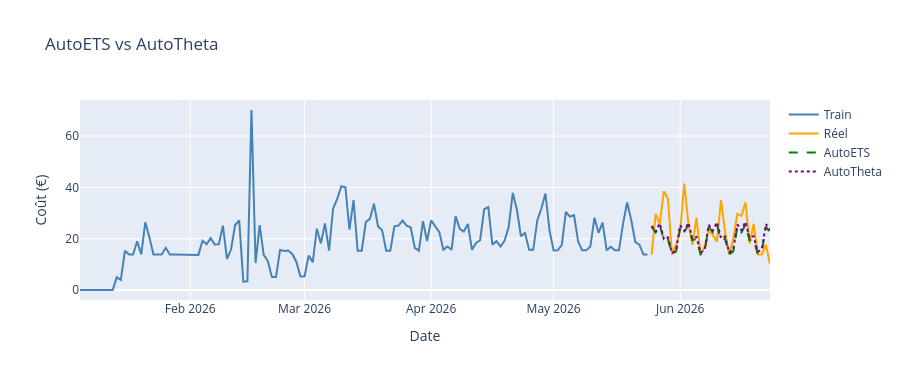

Write notebook code for a chart like this one.
### Markdown cell above
---
## Modèle 2 — AutoETS + AutoTheta  *(Nixtla StatsForecast)*

- **AutoETS** : sélection automatique des composantes Erreur/Tendance/Saisonnalité.
- **AutoTheta** : variante de la méthode Theta, efficace sur séries courtes.

### Code cell
from statsforecast.models import AutoETS, AutoTheta

sf_ets = StatsForecast(
    models=[AutoETS(season_length=7), AutoTheta(season_length=7)],
    freq='D',
    n_jobs=-1,
    verbose=False
)
sf_ets.fit(train_sf)
fc_ets = sf_ets.predict(h=HORIZON)

y_pred_ets   = fc_ets['AutoETS'].values
y_pred_theta = fc_ets['AutoTheta'].values

for name, pred in [('AutoETS', y_pred_ets), ('AutoTheta', y_pred_theta)]:
    m = compute_metrics(y_test, pred, name)
    results.append(m)
    forecasts_all[name] = pred
    print(f"  {name:<12} — MAE={m['MAE']:.2f}€  RMSE={m['RMSE']:.2f}€  MAPE={m['MAPE (%)']:.1f}%  R²={m['R²']:.4f}")

fig = go.Figure()
fig.add_trace(go.Scatter(x=train['ds'], y=train['y'], mode='lines', name='Train', line=dict(color='steelblue')))
fig.add_trace(go.Scatter(x=test['ds'],  y=test['y'],  mode='lines', name='Réel',  line=dict(color='orange')))
fig.add_trace(go.Scatter(x=test['ds'],  y=y_pred_ets,   mode='lines', name='AutoETS',   line=dict(color='green',  dash='dash')))
fig.add_trace(go.Scatter(x=test['ds'],  y=y_pred_theta, mode='lines', name='AutoTheta', line=dict(color='purple', dash='dot')))
fig.update_layout(title='AutoETS vs AutoTheta', xaxis_title='Date', yaxis_title='Coût (€)', height=380)
fig.show()

### Figure 1 — Plotly figure (JSON) as saved in the notebook; plotly's stock layout.template omitted (floating-point values rounded to 4 significant figures; data arrays with more than 128 entries replaced by an {"elided": "..."} marker saying what was removed)
{"data": [{"line": {"color": "steelblue"}, "mode": "lines", "name": "Train", "type": "scatter", "x": {"elided": "140 str values"}, "y": {"elided": "140 float values"}}, {"line": {"color": "orange"}, "mode": "lines", "name": "Réel", "type": "scatter", "x": ["2026-05-25T00:00:00", "2026-05-26T00:00:00", "2026-05-27T00:00:00", "2026-05-28T00:00:00", "2026-05-29T00:00:00", "2026-05-30T00:00:00", "2026-05-31T00:00:00", "2026-06-01T00:00:00", "2026-06-02T00:00:00", "2026-06-03T00:00:00", "2026-06-04T00:00:00", "2026-06-05T00:00:00", "2026-06-06T00:00:00", "2026-06-07T00:00:00", "2026-06-08T00:00:00", "2026-06-09T00:00:00", "2026-06-10T00:00:00", "2026-06-11T00:00:00", "2026-06-12T00:00:00", "2026-06-13T00:00:00", "2026-06-14T00:00:00", "2026-06-15T00:00:00", "2026-06-16T00:00:00", "2026-06-17T00:00:00", "2026-06-18T00:00:00", "2026-06-19T00:00:00", "2026-06-20T00:00:00", "2026-06-21T00:00:00", "2026-06-22T00:00:00", "2026-06-23T00:00:00"], "y": [13.79, 29.55, 25.65, 38.47, 35.59, 13.79, 17.72, 22.88, 41.51, 26.05, 17.62, 28.11, 13.86, 16.96, 23.17, 21.49, 18.8, 35.02, 22.57, 13.86, 19.85, 29.74, 28.91, 34.2, 18.13, 25.8, 13.86, 13.86, 17.6, 9.98]}, {"line": {"color": "green", "dash": "dash"}, "mode": "lines", "name": "AutoETS", "type": "scatter", "x": ["2026-05-25T00:00:00", "2026-05-26T00:00:00", "2026-05-27T00:00:00", "2026-05-28T00:00:00", "2026-05-29T00:00:00", "2026-05-30T00:00:00", "2026-05-31T00:00:00", "2026-06-01T00:00:00", "2026-06-02T00:00:00", "2026-06-03T00:00:00", "2026-06-04T00:00:00", "2026-06-05T00:00:00", "2026-06-06T00:00:00", "2026-06-07T00:00:00", "2026-06-08T00:00:00", "2026-06-09T00:00:00", "2026-06-10T00:00:00", "2026-06-11T00:00:00", "2026-06-12T00:00:00", "2026-06-13T00:00:00", "2026-06-14T00:00:00", "2026-06-15T00:00:00", "2026-06-16T00:00:00", "2026-06-17T00:00:00", "2026-06-18T00:00:00", "2026-06-19T00:00:00", "2026-06-20T00:00:00", "2026-06-21T00:00:00", "2026-06-22T00:00:00", "2026-06-23T00:00:00"], "y": [24.67, 22.45, 25.46, 19.42, 19.92, 13.93, 15.05, 24.67, 22.45, 25.46, 19.42, 19.92, 13.93, 15.05, 24.67, 22.45, 25.46, 19.42, 19.92, 13.93, 15.05, 24.67, 22.45, 25.46, 19.42, 19.92, 13.93, 15.05, 24.67, 22.45]}, {"line": {"color": "purple", "dash": "dot"}, "mode": "lines", "name": "AutoTheta", "type": "scatter", "x": ["2026-05-25T00:00:00", "2026-05-26T00:00:00", "2026-05-27T00:00:00", "2026-05-28T00:00:00", "2026-05-29T00:00:00", "2026-05-30T00:00:00", "2026-05-31T00:00:00", "2026-06-01T00:00:00", "2026-06-02T00:00:00", "2026-06-03T00:00:00", "2026-06-04T00:00:00", "2026-06-05T00:00:00", "2026-06-06T00:00:00", "2026-06-07T00:00:00", "2026-06-08T00:00:00", "2026-06-09T00:00:00", "2026-06-10T00:00:00", "2026-06-11T00:00:00", "2026-06-12T00:00:00", "2026-06-13T00:00:00", "2026-06-14T00:00:00", "2026-06-15T00:00:00", "2026-06-16T00:00:00", "2026-06-17T00:00:00", "2026-06-18T00:00:00", "2026-06-19T00:00:00", "2026-06-20T00:00:00", "2026-06-21T00:00:00", "2026-06-22T00:00:00", "2026-06-23T00:00:00"], "y": [25.02, 22.76, 26.04, 19.79, 20.5, 14.33, 15.47, 25.22, 22.96, 26.23, 19.98, 20.68, 14.51, 15.65, 25.4, 23.13, 26.4, 20.15, 20.85, 14.68, 15.82, 25.56, 23.29, 26.56, 20.31, 21.0, 14.83, 15.97, 25.71, 23.44]}], "layout": {"height": 380, "title": {"text": "AutoETS vs AutoTheta"}, "xaxis": {"title": {"text": "Date"}}, "yaxis": {"title": {"text": "Coût (€)"}}}}
